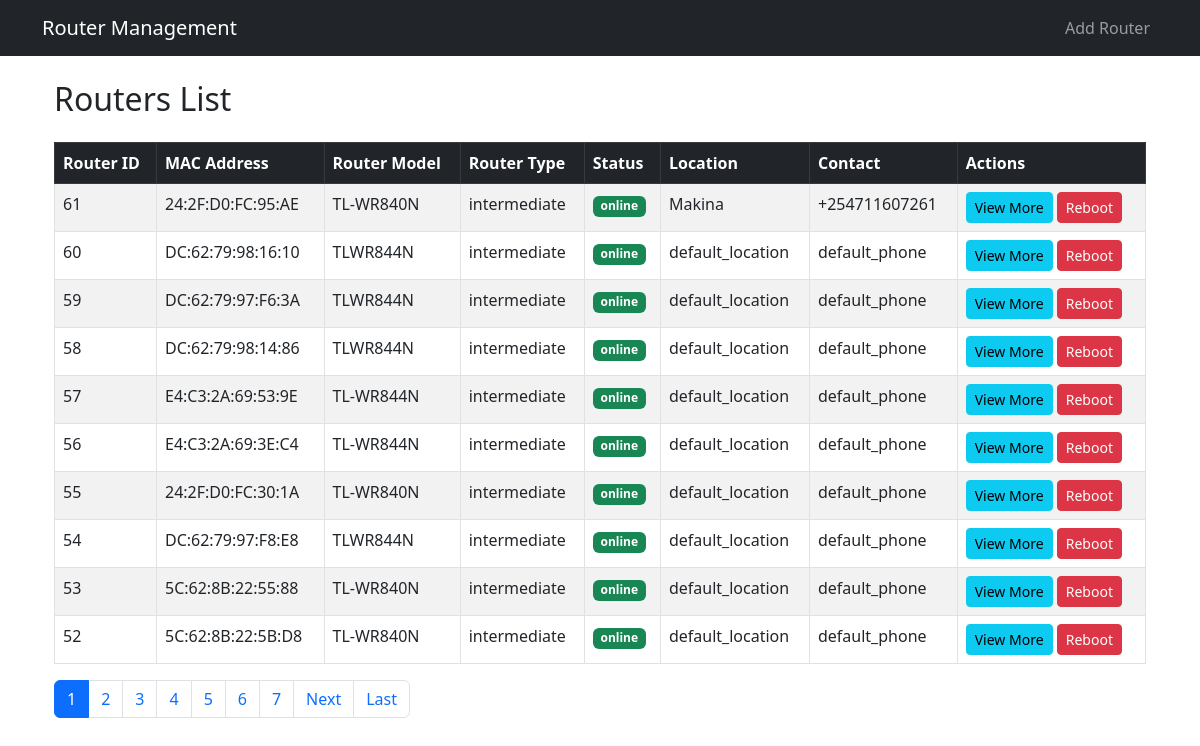
The app's page /routers/ with its own data.
### routers/models.py (models this page shows, shortened)
class Router(models.Model):
    MAC_ADDRESS_CHOICES = [
        ('online', 'Online'),
        ('offline', 'Offline'),
        ('reset', 'Reset'),
    ]
    ROUTER_TYPE_CHOICES = [
        ('head', 'Head'),  # Root router of the network
        ('tail', 'Tail'),  # End of the network (leaf node)
        ('intermediate', 'Intermediate'),  # Routers in between
    ]
    mac_address = models.CharField(max_length=17, unique=True)
    username = models.CharField(max_length=50, unique=False)
    password = models.CharField(max_length=50)
    location = models.CharField(max_length=100)
    phone_number = models.CharField(max_length=15)
    status = models.CharField(max_length=10, choices=MAC_ADDRESS_CHOICES)
    description = models.TextField(blank=True, null=True)
    last_checked = models.DateTimeField(auto_now=True)
    last_reset = models.DateTimeField(null=True, blank=True)
    router_type = models.CharField(max_length=50, choices=ROUTER_TYPE_CHOICES, default='intermediate')
    parent_router = models.ForeignKey(
        'self',  # Referencing the same model
        on_delete=models.SET_NULL,  # Set null if the parent router is deleted
        null=True,  # Parent router can be null for head routers (root routers)
        blank=True,  # Parent router is optional for head routers
        related_name='children'  # This will allow easy access to child routers
    )

### routers/views.py (the view)
# urls.py: path('routers/', views.router_list, name='router_list'),
def router_list(request):
    routers = Router.objects.all().order_by('-id')  # Fetch routers and order them
    paginator = Paginator(routers, 10)
    page_number = request.GET.get('page')
    page_obj = paginator.get_page(page_number)
    return render(request, 'routers/router_list.html', {
        'page_obj': page_obj,
        'total_count': routers.count(),  # Total number of routers
    })

### routers/templates/routers/router_list.html (shortened to what this page needs)
{% extends 'base.html' %} {% block title %}Routers List{% endblock %}
{% block content %}
<div class="container">
  <h2 class="mb-4">Routers List</h2>
  <table class="table table-bordered table-striped">
    <thead class="table-dark">
      <tr>
        <th>Router ID</th>
        <th>MAC Address</th>
        <th>Router Model</th>
        <th>Router Type</th>
        <th>Status</th>
        <th>Location</th>
        <th>Contact</th>
        <th>Actions</th>
      </tr>
    </thead>
    <tbody>
      {% for router in page_obj %}
      <tr>
        <td>{{ router.id }}</td>
        <td>{{ router.mac_address }}</td>
        <td>{{ router.username }}</td>
        <td>
          {% if router.router_type %}
          {{ router.router_type }}
          {% else %}
          <span class="text-muted">N/A</span>
          {% endif %}
        </td>
        <td>
          <span
            class="badge {% if router.status == 'online' %}bg-success{% else %}bg-danger{% endif %}"
          >
            {{ router.status }}
          </span>
        </td>
        <td>{{ router.location }}</td>
        <td>{{ router.phone_number }}</td>
        <td>
          <a
            href="{% url 'router_details' router.id %}"
            class="btn btn-info btn-sm"
            >View More</a
          >
          <form
            method="post"
            action="{% url 'api_reboot_router' router.id %}"
            class="d-inline"
          >
            <button type="submit" class="btn btn-danger btn-sm">Reboot</button>
          </form>
        </td>
      </tr>
      {% endfor %}
    </tbody>
  </table>
  <div>
    <nav aria-label="Page navigation">
      <ul class="pagination">
        {% for i in page_obj.paginator.page_range %}
        {% if page_obj.number == i %}
        <li class="page-item active">
          <span class="page-link">{{ i }}</span>
        </li>
        {% else %}
        <li class="page-item">
          <a class="page-link" href="?page={{ i }}">{{ i }}</a>
        </li>
        {% endif %}
        {% endfor %}
        {% if page_obj.has_next %}
        <li class="page-item">
          <a class="page-link" href="?page={{ page_obj.next_page_number }}">Next</a>
        </li>
        <li class="page-item">
          <a class="page-link" href="?page={{ page_obj.paginator.num_pages }}">Last</a>
        </li>
        {% endif %}
      </ul>
    </nav>
  </div>
</div>
{% endblock %}

### routers/templates/base.html (shortened to what this page needs)
<!DOCTYPE html>
<html lang="en">
  <head>
    <link
      rel="stylesheet"
      href="https://cdn.jsdelivr.net/npm/bootstrap@5.3.0/dist/css/bootstrap.min.css"
    />
  </head>
  <body>
    <nav class="navbar navbar-expand-lg navbar-dark bg-dark">
      <div class="container">
        <a class="navbar-brand" href="{% url 'router_list' %}"
          >Router Management</a
        >
        <div class="collapse navbar-collapse">
          <ul class="navbar-nav ms-auto">
            <li class="nav-item">
              <a class="nav-link" href="{% url 'add_router' %}">Add Router</a>
            </li>
          </ul>
        </div>
      </div>
    </nav>
    <div class="container mt-4">{% block content %}{% endblock %}</div>
  </body>
</html>

### records on screen
Router: id "61", mac_address "24:2F:D0:FC:95:AE", username "TL-WR840N", router_type "intermediate", status "online", location "Makina", phone_number "+254711607261"
Router: id "60", mac_address "DC:62:79:98:16:10", username "TLWR844N", router_type "intermediate", status "online", location "default_location", phone_number "default_phone"
Router: id "59", mac_address "DC:62:79:97:F6:3A", username "TLWR844N", router_type "intermediate", status "online", location "default_location", phone_number "default_phone"
Router: id "58", mac_address "DC:62:79:98:14:86", username "TLWR844N", router_type "intermediate", status "online", location "default_location", phone_number "default_phone"
Router: id "57", mac_address "E4:C3:2A:69:53:9E", username "TL-WR844N", router_type "intermediate", status "online", location "default_location", phone_number "default_phone"
Router: id "56", mac_address "E4:C3:2A:69:3E:C4", username "TL-WR844N", router_type "intermediate", status "online", location "default_location", phone_number "default_phone"
Router: id "55", mac_address "24:2F:D0:FC:30:1A", username "TL-WR840N", router_type "intermediate", status "online", location "default_location", phone_number "default_phone"
Router: id "54", mac_address "DC:62:79:97:F8:E8", username "TLWR844N", router_type "intermediate", status "online", location "default_location", phone_number "default_phone"
Router: id "53", mac_address "5C:62:8B:22:55:88", username "TL-WR840N", router_type "intermediate", status "online", location "default_location", phone_number "default_phone"
Router: id "52", mac_address "5C:62:8B:22:5B:D8", username "TL-WR840N", router_type "intermediate", status "online", location "default_location", phone_number "default_phone"

### other values on screen
{{ i }} "1"
{{ i }} "2" "3" "4" "5" "6" "7"
